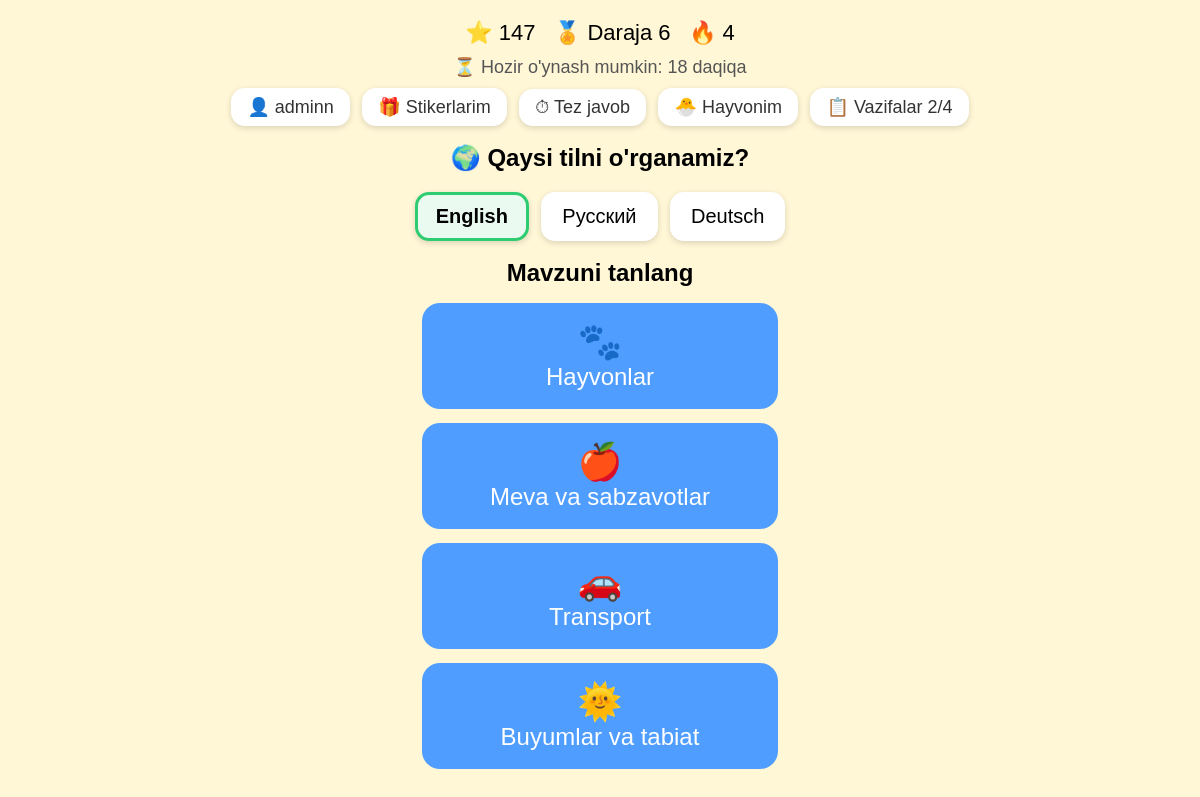
Screenshot of / (signed in) with the database file from the repository.
### game/models.py (models this page shows, shortened)
class Topic(models.Model):
    key = models.SlugField(unique=True)
    title = models.CharField(max_length=100)
    icon = models.CharField(max_length=10)
    order = models.IntegerField(default=0)
    class Meta:
        ordering = ["order", "id"]

### game/views.py (the view)
# urls.py: path('', home),
@login_required
def home(request):
    p = get_profile(request.user)
    bonus = claim_daily(p)
    return render(request, "game/home.html", home_ctx(p, bonus=bonus))

### game/views.py (called while the page is built, shortened)
def level_of(stars):
    return sum(1 for n in LEVEL_STARS if stars >= n)

def get_profile(user):
    return Profile.objects.get_or_create(user=user)[0]

def task_state(p):
    today = timezone.localdate()
    if p.task_day != today:
        p.task_day = today
        p.task_prog = {}
        p.save()
    lv = level_of(p.stars)
    out = []
    for t in TASKS:
        if lv >= t["min_level"]:
            have = min(p.task_prog.get(t["id"], 0), t["need"])
            out.append({**t, "have": have, "done": have >= t["need"],
                        "pct": int(have / t["need"] * 100)})
    return out

def play_time(p):
    now = timezone.now()
    if p.win_start and now - p.win_start >= WINDOW:
        p.win_start = None
        p.win_used = 0
        p.last_tick = None
        p.save()
    left = max(0, LIMIT - p.win_used)
    wait = 0
    if left == 0 and p.win_start:
        wait = max(0, int((p.win_start + WINDOW - now).total_seconds()))
    return left, wait

def time_text(left, wait):
    if left > 0:
        return f"⏳ Hozir o'ynash mumkin: {left // 60 + (1 if left % 60 else 0)} daqiqa"
    h, m = divmod(wait // 60 + 1, 60)
    return f"🌙 Dam olish vaqti. Keyingi o'yin: {h} soat {m} daqiqadan keyin"

def home_ctx(p, **extra):
    left, wait = play_time(p)
    ts = task_state(p)
    ctx = {
        "topics": Topic.objects.all(),
        "stars": p.stars, "level": level_of(p.stars), "streak": p.streak,
        "lang": p.lang, "langs": LANGS,
        "time_text": time_text(left, wait),
        "tasks_text": f"{sum(1 for t in ts if t['done'])}/{len(ts)}",
    }
    ctx.update(extra)
    return ctx

def claim_daily(p):
    today = timezone.localdate()
    if p.last_day == today:
        return None

### game/templates/game/home.html (shortened to what this page needs)
<!DOCTYPE html>
<html>
<head>
</head>
<body>
  <div id="top">⭐ {{ stars }} &nbsp; 🏅 Daraja {{ level }} &nbsp; 🔥 {{ streak }}</div>
    <div style="font-size:18px; color:#555; margin:6px 0">{{ time_text }}</div>
  <a class="navbtn" href="/profile/">👤 {{ user.username }}</a>
  <a class="navbtn" href="/stickers/">🎁 Stikerlarim</a>
  <a class="navbtn" href="/speed/">⏱ Tez javob</a>
  <a class="navbtn" href="/pet/">🐣 Hayvonim</a>
  <a class="navbtn" href="/tasks/">📋 Vazifalar {{ tasks_text }}</a>
  <h2>🌍 Qaysi tilni o'rganamiz?</h2>
  <form method="post" action="/lang/">
    {% for l in langs %}
      <button class="lang{% if l.code == lang %} on{% endif %}" name="lang" value="{{ l.code }}">{{ l.name }}</button>
    {% endfor %}
  </form>
  <h2>Mavzuni tanlang</h2>
  {% for t in topics %}
    <a class="topic" href="/play/{{ t.key }}/"><span>{{ t.icon }}</span>{{ t.title }}</a>
  {% endfor %}
</body>
</html>

### game/templates/game/home.html (style rules this page uses)
body { font-family: sans-serif; text-align: center; background: #fff7d6; margin: 0; padding: 20px; }
#top { font-size: 22px; margin-bottom: 10px; }
.navbtn { display: inline-block; padding: 8px 16px; margin: 4px; border-radius: 14px; background: white; color: #333; text-decoration: none; font-size: 18px; box-shadow: 0 2px 6px rgba(0,0,0,.15); }
h2 { margin: 14px 0 16px; }
.lang { font-size: 20px; padding: 10px 18px; margin: 4px; border: 3px solid transparent; border-radius: 14px; background: white; box-shadow: 0 2px 6px rgba(0,0,0,.15); }
.lang.on { border-color: #2ecc71; background: #eafaf0; font-weight: bold; }
.topic { display: block; width: 80%; max-width: 320px; margin: 14px auto; padding: 18px; font-size: 24px; border-radius: 18px; background: #4f9dff; color: white; text-decoration: none; }
.topic span { font-size: 36px; display: block; }

### rows the page displays
Topic: icon "🐾", title "Hayvonlar"
Topic: icon "🍎", title "Meva va sabzavotlar"
Topic: icon "🚗", title "Transport"
Topic: icon "🌞", title "Buyumlar va tabiat"

### other values shown
{{ stars }} "147"
{{ level }} "6"
{{ streak }} "4"
{{ time_text }} "⏳ Hozir o'ynash mumkin: 18 daqiqa"
{{ user.username }} "adminn"
{{ tasks_text }} "2/4"
{{ l.name }} "English" "Русский" "Deutsch"
